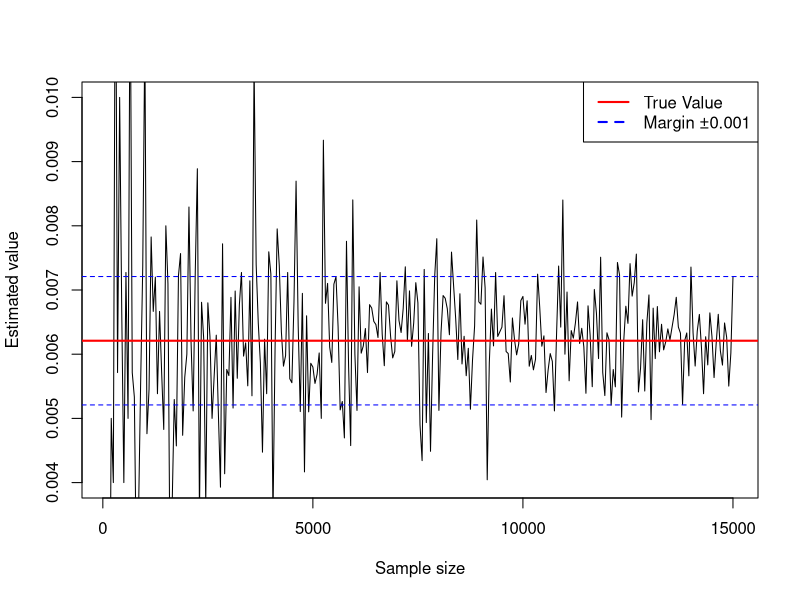
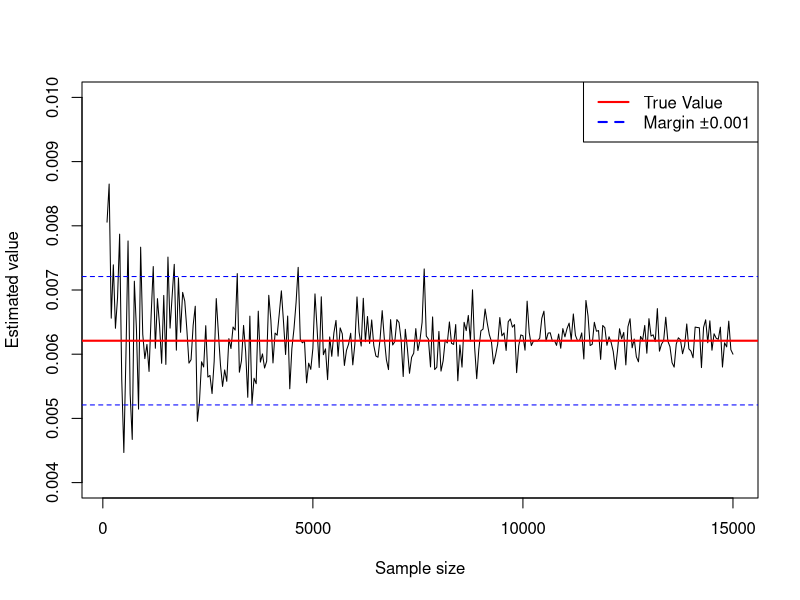

Reproduce these figures in R, in order.
#### Computation of the tail probability of the standard normal 

t <- 2.5 # Compute the tail starting from t 

# Number of iteration of each Monte Carlo experiment 
nbr_itm <- seq(100,15000, 50)

### 1.Estimation with direct Monte Carlo experiment 
est_t <- c()

set.seed(12)
for (n in nbr_itm){
    # Generate a standard normal sample of size n
    X <- rnorm(n)
    
    # Estimate the quantity of interest 
    est_mu <- sum(X>t)/n 
    
    # Append the quantity of interest in est_t
    est_t <- c(est_t, est_mu)
} 


# True value 
pt <- 1 - pnorm(t, mean = 0, sd = 1, lower.tail = TRUE, log.p = FALSE)


# Plot 
plot(nbr_itm,est_t, type ='l',title = "", xlab="Sample size", ylab="Estimated value",
     ylim = c(0.004,0.010))

# Add the true value line
abline(h = pt, col = 'red', lwd = 2)

# Add margins above and below the true value
abline(h = pt + 0.001, col = "blue", lty = 2)
abline(h = pt - 0.001, col = "blue", lty = 2)

# Add a legend
legend("topright", legend = c("True Value", "Margin ±0.001"), 
       col = c("red", "blue"), lty = c(1, 2), lwd = 2)


### 2. Estimation using importance sampling 

est_t_IP <- c() 
# Parameters of the instrumental density: truncated exponential 
rate <- 1

set.seed(12)
for (n in nbr_itm){
    # Generate a sample of size n from the truncated exponential
    X <- rexp(n,rate = rate) 
    
    # Estimate the quantity of interest 
    Y <- sapply(X, function(x) if (x>t) {dnorm(x) / dexp(x)} else {0})
    est_mu <- mean(Y)
    
    # Append the quantity of interest in est_t
    est_t_IP <- c(est_t_IP, est_mu)
} 

# Plot 
plot(nbr_itm,est_t_IP, type ='l',title = "", xlab="Sample size", ylab="Estimated value",
     ylim = c(0.004,0.010) )

# Add the true value line
abline(h = pt, col = 'red', lwd = 2)

# Add margins above and below the true value
abline(h = pt + 0.001, col = "blue", lty = 2)
abline(h = pt - 0.001, col = "blue", lty = 2)

# Add a legend
legend("topright", legend = c("True Value", "Margin ±0.001"), 
       col = c("red", "blue"), lty = c(1, 2), lwd = 2)
